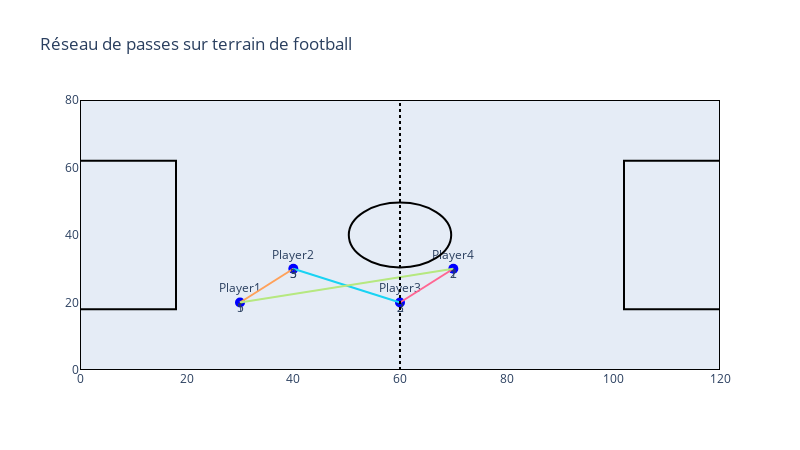

Notebook cell for this chart:
### Code cell
import pandas as pd
import plotly.graph_objects as go

# Exemple de données simulées
data = {
    'player_name': ['Player1', 'Player2', 'Player3', 'Player4'],
    'team': ['TeamA', 'TeamA', 'TeamB', 'TeamB'],
    'x': [30, 40, 60, 70],
    'y': [20, 30, 20, 30]
}

passes_data = {
    ('Player1', 'Player2'): 5,
    ('Player2', 'Player3'): 3,
    ('Player3', 'Player4'): 2,
    ('Player1', 'Player4'): 1
}

df_players = pd.DataFrame(data)
df_passes = pd.DataFrame([
    [k[0], k[1], v] for k, v in passes_data.items()],
    columns=['source', 'target', 'passes'])

# Création du terrain
fig = go.Figure()

terrain_shapes = [
    dict(type="rect", x0=0, y0=0, x1=120, y1=80, line=dict(color="Black")),
    dict(type="line", x0=60, y0=0, x1=60, y1=80, line=dict(color="Black", dash="dot")),
    dict(type="rect", x0=0, y0=18, x1=18, y1=62, line=dict(color="Black")),
    dict(type="rect", x0=102, y0=18, x1=120, y1=62, line=dict(color="Black")),
    dict(type="circle", xref="x", yref="y", x0=50.4, y0=30.4, x1=69.6, y1=49.6, line_color="Black"),
]

fig.update_layout(shapes=terrain_shapes, showlegend=False)

# Ajouter des joueurs et des passes
for i, row in df_players.iterrows():
    fig.add_trace(go.Scatter(x=[row['x']], y=[row['y']], mode='markers+text',
                             text=row['player_name'], textposition='top center',
                             marker=dict(size=10, color='blue')))

for i, row in df_passes.iterrows():
    source = df_players[df_players['player_name'] == row['source']].iloc[0]
    target = df_players[df_players['player_name'] == row['target']].iloc[0]
    fig.add_trace(go.Scatter(x=[source['x'], target['x']], y=[source['y'], target['y']],
                             mode='lines+text', line=dict(width=2), text=str(row['passes']),
                             textposition='bottom center'))

# Configurations finales
fig.update_layout(title='Réseau de passes sur terrain de football',
                  xaxis=dict(showgrid=False, zeroline=False, range=[0, 120]),
                  yaxis=dict(showgrid=False, zeroline=False, range=[0, 80]),
                  width=800, height=450)
fig.show()

### Figure 1 — Plotly figure (JSON) as saved in the notebook; plotly's stock layout.template omitted (floating-point values rounded to 4 significant figures)
{"data": [{"marker": {"color": "blue", "size": 10}, "mode": "markers+text", "text": "Player1", "textposition": "top center", "type": "scatter", "x": [30], "y": [20]}, {"marker": {"color": "blue", "size": 10}, "mode": "markers+text", "text": "Player2", "textposition": "top center", "type": "scatter", "x": [40], "y": [30]}, {"marker": {"color": "blue", "size": 10}, "mode": "markers+text", "text": "Player3", "textposition": "top center", "type": "scatter", "x": [60], "y": [20]}, {"marker": {"color": "blue", "size": 10}, "mode": "markers+text", "text": "Player4", "textposition": "top center", "type": "scatter", "x": [70], "y": [30]}, {"line": {"width": 2}, "mode": "lines+text", "text": "5", "textposition": "bottom center", "type": "scatter", "x": [30, 40], "y": [20, 30]}, {"line": {"width": 2}, "mode": "lines+text", "text": "3", "textposition": "bottom center", "type": "scatter", "x": [40, 60], "y": [30, 20]}, {"line": {"width": 2}, "mode": "lines+text", "text": "2", "textposition": "bottom center", "type": "scatter", "x": [60, 70], "y": [20, 30]}, {"line": {"width": 2}, "mode": "lines+text", "text": "1", "textposition": "bottom center", "type": "scatter", "x": [30, 70], "y": [20, 30]}], "layout": {"height": 450, "shapes": [{"line": {"color": "Black"}, "type": "rect", "x0": 0, "x1": 120, "y0": 0, "y1": 80}, {"line": {"color": "Black", "dash": "dot"}, "type": "line", "x0": 60, "x1": 60, "y0": 0, "y1": 80}, {"line": {"color": "Black"}, "type": "rect", "x0": 0, "x1": 18, "y0": 18, "y1": 62}, {"line": {"color": "Black"}, "type": "rect", "x0": 102, "x1": 120, "y0": 18, "y1": 62}, {"line": {"color": "Black"}, "type": "circle", "x0": 50.4, "x1": 69.6, "xref": "x", "y0": 30.4, "y1": 49.6, "yref": "y"}], "showlegend": false, "title": {"text": "Réseau de passes sur terrain de football"}, "width": 800, "xaxis": {"range": [0, 120], "showgrid": false, "zeroline": false}, "yaxis": {"range": [0, 80], "showgrid": false, "zeroline": false}}}
